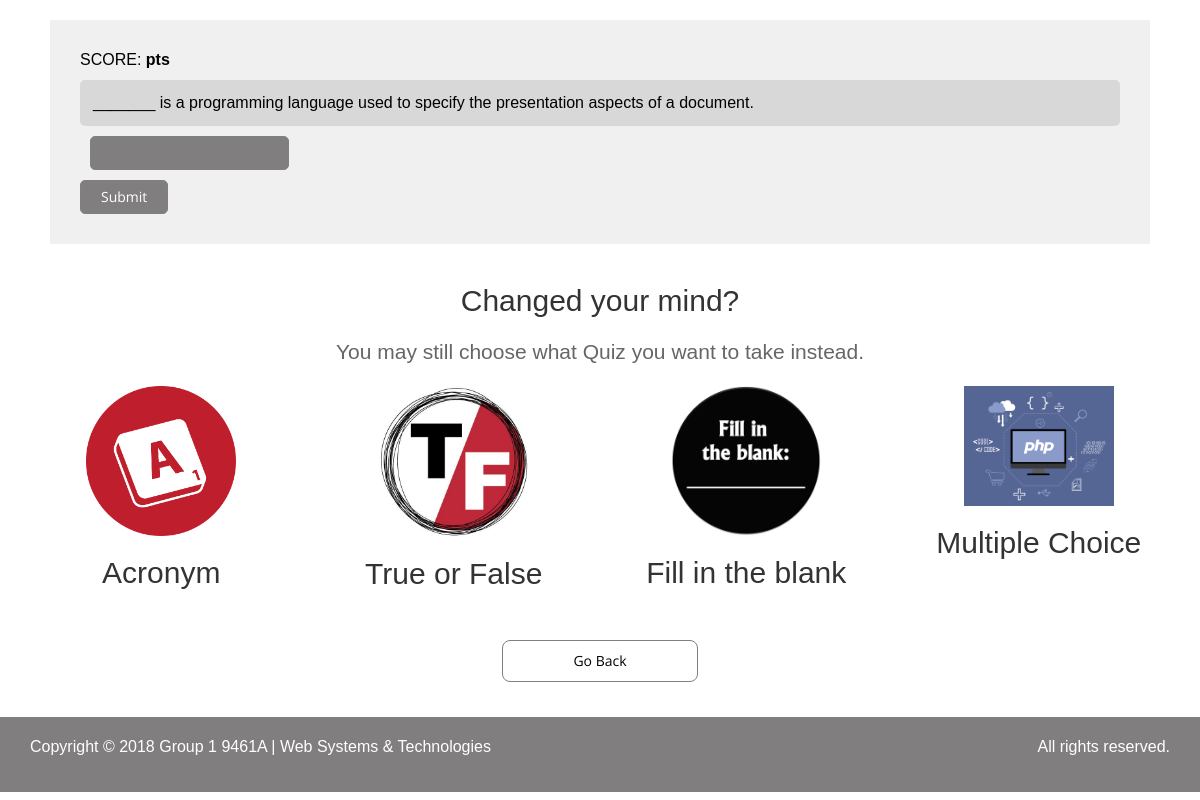
The app's page /qFillBlank.php?n=36, older data.
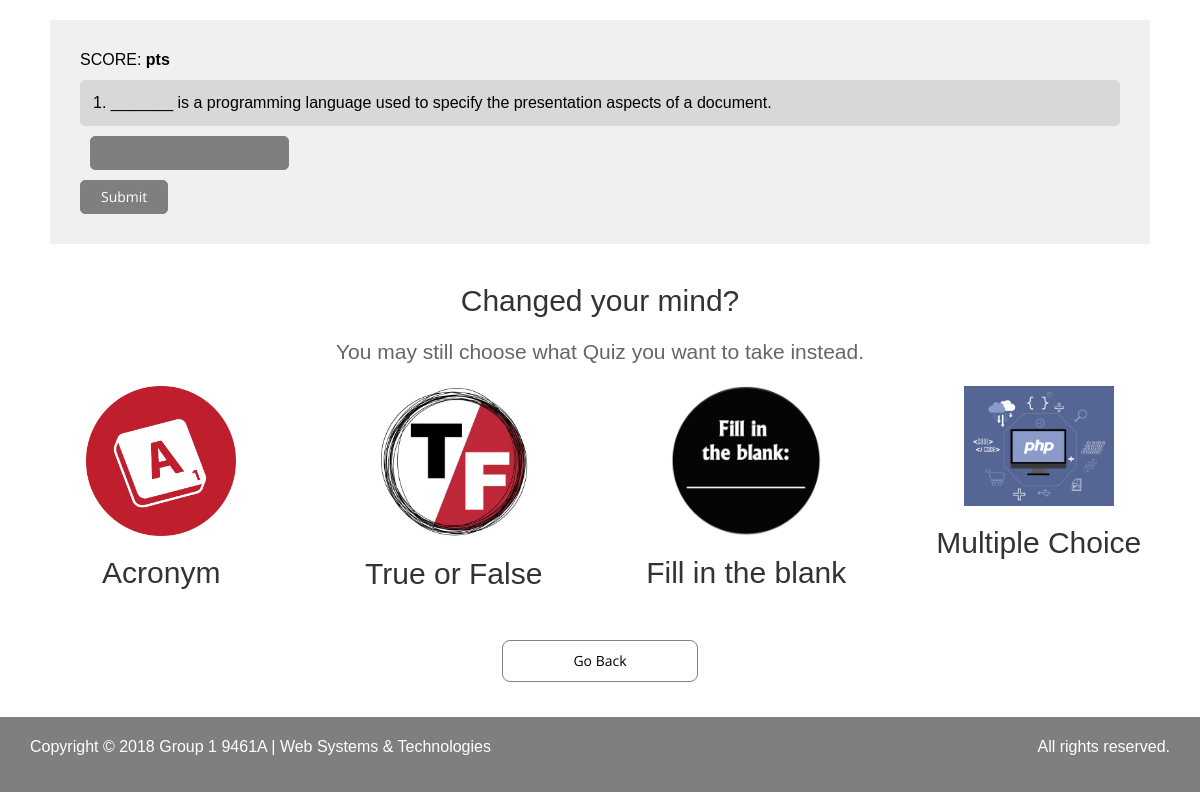
The same page, newer data.
### tables this page shows
CREATE TABLE IF NOT EXISTS `questions` (
  `question_number` int(11) NOT NULL,
  `text` text NOT NULL,
  `q_id` int(11) NOT NULL AUTO_INCREMENT,
  `q_group` int(11) NOT NULL,
  PRIMARY KEY (`q_id`)
);

### qFillBlank.php (the view, shortened to what this page needs)
<?php include 'db.php'; ?>
<?php
  $number = (int) $_GET['n'];
  $query = "SELECT * FROM questions WHERE  question_number = $number";
  $result = $mysqli->query($query) or die($mysqli->error.___Line___);
  $question = $result->fetch_assoc();
?>
<!DOCTYPE html>
<html lang="en">
<head>
  <link href="css/bootstrap.min.css" rel="stylesheet">
  <link href="css/animate.min.css" rel="stylesheet">
  <link href="css/font-awesome.min.css" rel="stylesheet">
  <link href="css/lightbox.css" rel="stylesheet">
  <link href="css/main.css" rel="stylesheet">
  <link id="css-preset" href="css/presets/preset1.css" rel="stylesheet">
  <link href="css/responsive.css" rel="stylesheet">
</head>
<body>
    <div id="intro">
      <div class="container">
        <div class="quiz-container">
          <p> SCORE: <bold><?php echo $_SESSION['score'] ?> pts </bold></p>
          <p class="question">
            <?php echo $question['text']; ?>
          </p>
          <form method="post" action="process.php">
            <ul class="choices">
               <input type="text" name="answer" autocomplete="off">
            </ul>
            <input type="submit" value="Submit" />
         </div>
 <div class="row justify-content-center mb-5">
            <div class="col-md-12 text-center">
                <h2>Changed your mind?</h2>
                <p class="lead">You may still choose what Quiz you want to take instead.</p>
            </div>
            </div>
            <div class="row blog-entries on-quiz text-center">
                <div class="col-md-3 col-sm-6 col-12 wow fadeInUp" data-wow-duration="1000ms" data-wow-delay="300ms">
                    <a href="acronym.php" class="blog-entry">
                    <img src="images/acronym.png" alt="Image placeholder">
                    <h2>Acronym</h2>
                    </a>
                </div>
                <div class="col-md-3 col-sm-6 col-12 wow fadeInUp" data-wow-duration="1000ms" data-wow-delay="400ms">
                    <a href="trueFalse.php" class="blog-entry">
                    <img src="images/True-False_Logo.JPG" alt="Image placeholder">
                    <h2>True or False</h2>
                    </a>
                </div>
                <div class="col-md-3 col-sm-6 col-12 wow fadeInUp" data-wow-duration="1000ms" data-wow-delay="500ms">
                    <a href="fillBlank.php" class="blog-entry">
                    <img src="images/fill-in-the-blanks.png" alt="Image placeholder">
                    <h2>Fill in the blank</h2>
                    </a>
                </div>
                <div class="col-md-3 col-sm-6 col-12 wow fadeInUp" data-wow-duration="1000ms" data-wow-delay="600ms">
                    <a href="multipleChoice.php" class="blog-entry">
                    <img src="images/php.png" alt="Image placeholder">
                    <h2>Multiple Choice</h2>
                    </a>
                </div>
            </div>
      <section class="learning-button">
        <div class="caption">
          <a class="btn toggle-btn" href="index.php">Go Back</a>
        </div>
      </section>
  </div>
    <footer id="footer">
    <div class="footer-bottom">
      <div class="container">
        <div class="row">
          <div class="col-sm-6">
            <p>Copyright &copy; 2018 Group 1 9461A | Web Systems & Technologies</p>
          </div>
          <div class="col-sm-6">
            <p class="pull-right">All rights reserved.</p>
          </div>
        </div>
      </div>
    </div>
  </footer>
</body>
</html>

Row changes from the older to the newer data that the page shows:
changed questions: text "_______ is a programming language used to specify the presentation aspects of a document." → "1. _______ is a programming language used to specify the presentation aspects of a document."
